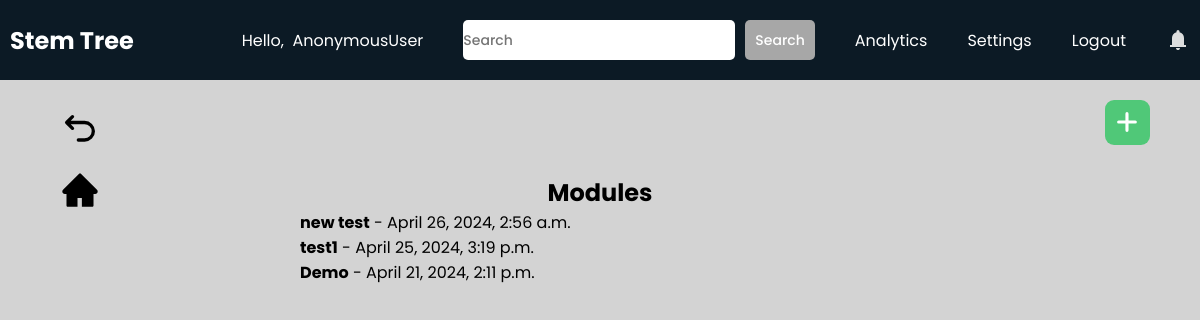
The app's page /teachers/module_hub/72ec23b1798d45dbb74cdb87641e4c49/ with its own data.
### teachers/models.py (models this page shows, shortened)
class Module(models.Model):
    id = models.UUIDField(primary_key=True, default=uuid.uuid4, editable=False)
    course = models.ForeignKey(MyClass, on_delete=models.CASCADE, null=True)
    author = models.ForeignKey(User, on_delete=models.CASCADE)
    title = models.CharField(max_length=100)
    is_visible = models.BooleanField(default=False)
    attempts = models.PositiveIntegerField(default=1)
    weight = models.PositiveIntegerField(default=1)
    created_at = models.DateTimeField(default=timezone.now)

### teachers/views.py (the view, shortened to what this page needs)
# urls.py: path("module_hub/<str:course_id>/", views.moduleHub, name="moduleHub"),
def moduleHub(request, course_id):
    my_class = MyClass.objects.get(id=course_id)
    modules = Module.objects.filter(course=my_class).order_by('-created_at')
    context = {'courseId': course_id, 'my_class': my_class, 'modules': modules}
    return render(request, "teachers/modulehub.html", context)

### teachers/templates/teachers/modulehub.html (shortened to what this page needs)
{% extends 'teachers/base.html' %}
{% load static %}
{% block extra_css %}
    <link rel="stylesheet" href="{% static 'css/discussion.css' %}">
{% endblock %}
{% block content %}
    <a class="backbtn" href="{% url 'teachers:course' courseId%}"><svg xmlns="http://www.w3.org/2000/svg" width="24" height="24" viewBox="0 0 24 24"><path fill="none" stroke="currentColor" stroke-linecap="round" stroke-linejoin="round" stroke-width="2" d="M11 18h3.75a5.25 5.25 0 1 0 0-10.5H5M7.5 4L4 7.5L7.5 11"/></svg></a>
    <a class="backbtn" id="homebtn" href="{% url 'teachers:course' courseId%}"></a>
    <div id="addbtn"><svg xmlns="http://www.w3.org/2000/svg" width="12" height="12" viewBox="0 0 12 12"><path fill="white" d="M6.5 1.75a.75.75 0 0 0-1.5 0V5H1.75a.75.75 0 0 0 0 1.5H5v3.25a.75.75 0 0 0 1.5 0V6.5h3.25a.75.75 0 0 0 0-1.5H6.5V1.75Z"/></svg></div>
    <div id="contentwrapper">
        <div id="content">
            <h2>Modules</h2>
            <div id="posts-wrapper">
                {% for module in modules %}
                <div class="modules" data-class-id= "{{ module.id }}" data-class-courseId= "{{ courseId }}">
                    <strong>{{ module.title }}</strong> - {{ module.created_at }}
                </div>
                {% endfor %}
            </div>
        </div>
    </div>
{% endblock %}

### teachers/static/css/base.css (style rules this page uses)
* { margin: 0; padding: 0; box-sizing: border-box; font-family: "Poppins", sans-serif; }
html { scroll-behavior: smooth; }
body { background: #d3d3d3; }
.backbtn { position: fixed; top: 100px; left: 50px; padding: 10px; border-radius: 20%; display: flex; justify-content: center; align-items: center; cursor: pointer; }
#homebtn { top:160px; }
.backbtn svg { height: 40px; width: 40px; color: black; }

### teachers/static/css/discussion.css (style rules this page uses)
#addbtn { position: fixed; top: 100px; right: 50px; background: #50C878; padding: 10px; border-radius: 20%; display: flex; justify-content: center; align-items: center; cursor: pointer; }
#addbtn svg { height: 25px; width: 25px; }
#contentwrapper { height: 100vh; padding-top: 75px; background: #d3d3d3; }
#content { height: calc(100%); display: flex; flex-direction: column; align-items: center; }
#content h2 { margin-top: 100px; }
#posts-wrapper { width: 50%; overflow: auto; }

### records on screen
Module: title "new test", created_at "April 26, 2024, 2:56 a.m."
Module: title "test1", created_at "April 25, 2024, 3:19 p.m."
Module: title "Demo", created_at "April 21, 2024, 2:11 p.m."

### other values on screen
{{ request.user }} "AnonymousUser"
